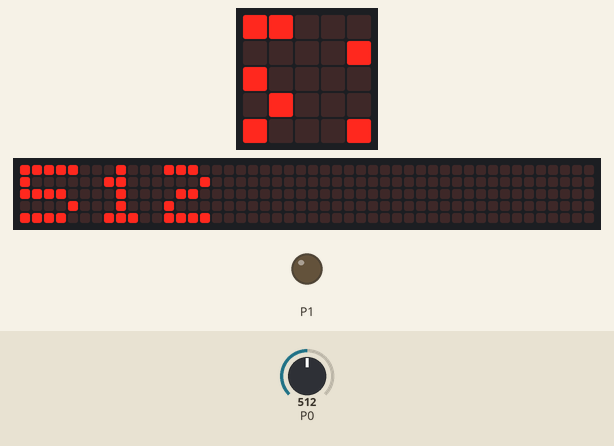
The program below on a simulated BBC micro:bit (MakeCode). Parts: the board's 5×5 LED display, a strip that is not on the board, showing the scrolling text unrolled, output pins drawn as LEDs (lit = HIGH). The inputs (shaded band) are chosen by the test bench; at power-on: P0 = 512 (analog values on the 0–1023 scale). The 48×5 strip is a reading aid, not a part: it shows the text the display is scrolling, unrolled, one strip-width of it at a time.

Above: at 1.27 s.
1.3 s: P0 set to 0
At 5.0 s:
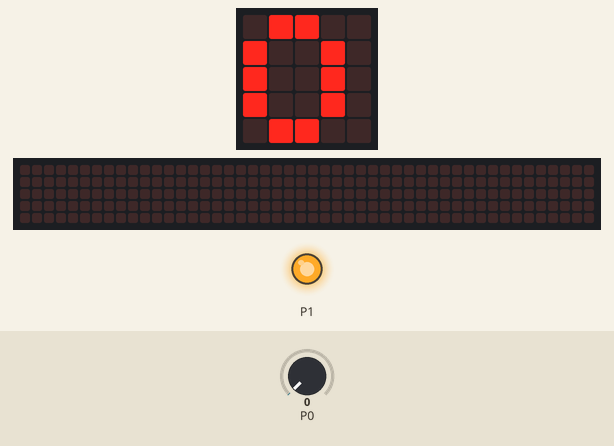
5.6 s: P0 set to 60
At 6.5 s:
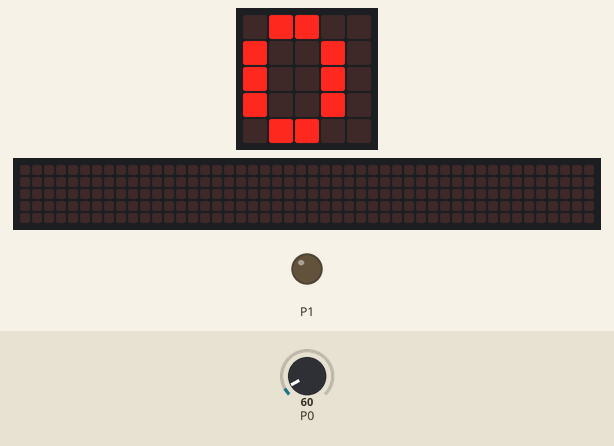
10.8 s: P0 set to 40
At 15.57 s:
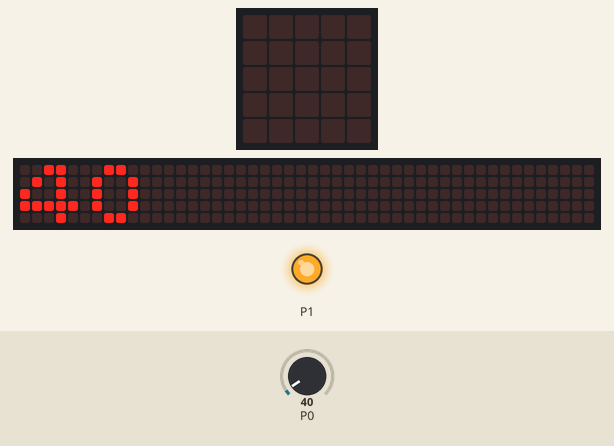
Timing chart, 0 to 17.1 s (numbered marks = the images above; inputs shaded):
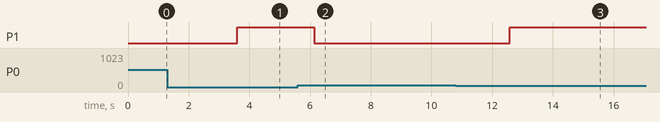

The program:

main.ts
```typescript
basic.forever(function () {
    basic.showString("" + (pins.analogReadPin(AnalogPin.P0)))
    if (pins.analogReadPin(AnalogPin.P0) <= 50) {
        pins.digitalWritePin(DigitalPin.P1, 1)
    } else {
        pins.digitalWritePin(DigitalPin.P1, 0)
    }
    basic.pause(500)
})
```

test.ts
```typescript
// aquí va el archivo "tests"; esto no se compilará cuando este paquete se utilice como una extensión.
```

Measured:
- after the input at 1.3 s, P1: LOW → HIGH after 2.3 s
- after the input at 5.6 s, P1: HIGH → LOW after 0.54 s
- after the input at 10.8 s, P1: LOW → HIGH after 1.8 s
- what the display in image 3 shows lasts 0.4 s, from 15.4 s to 15.8 s
